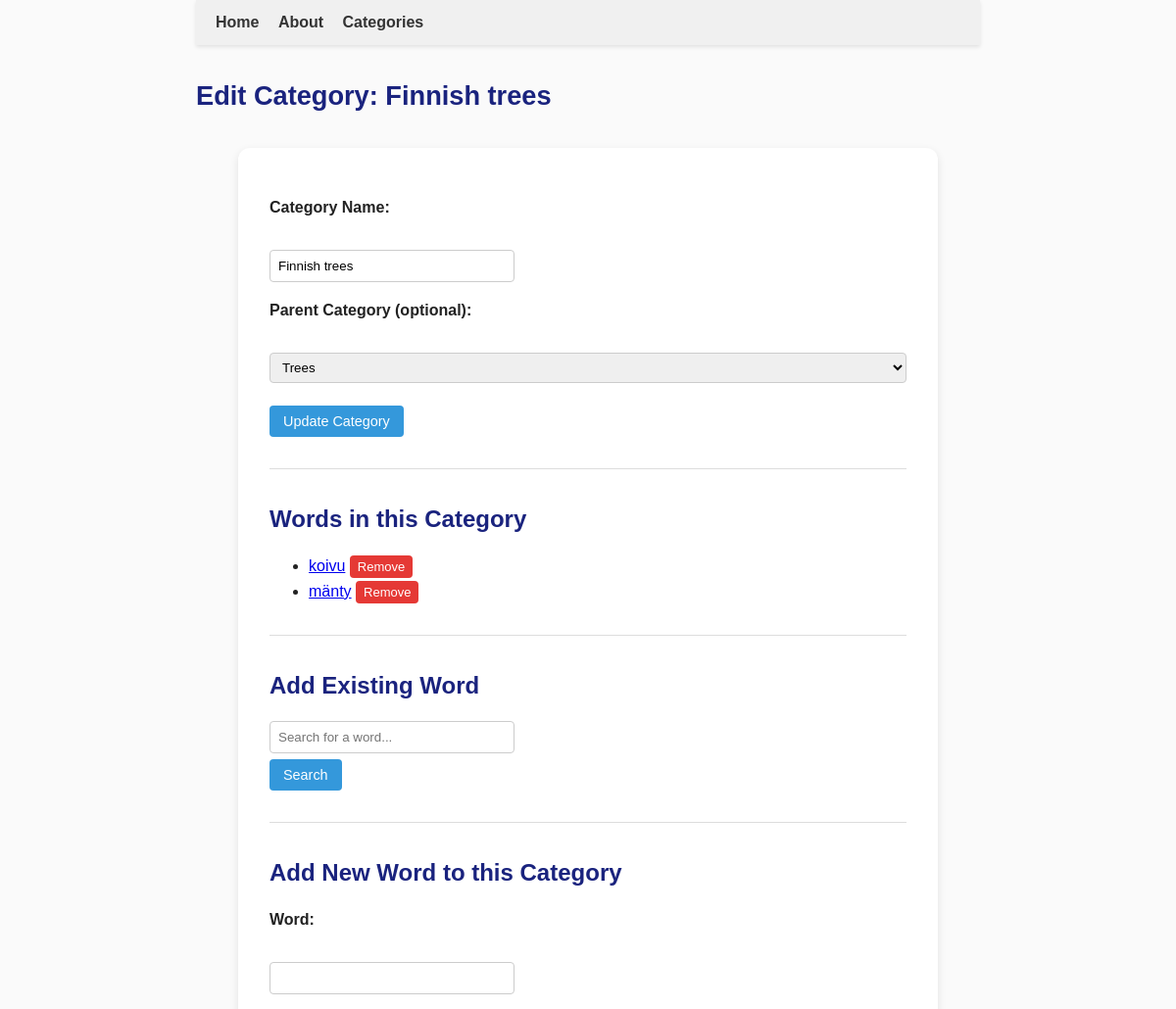
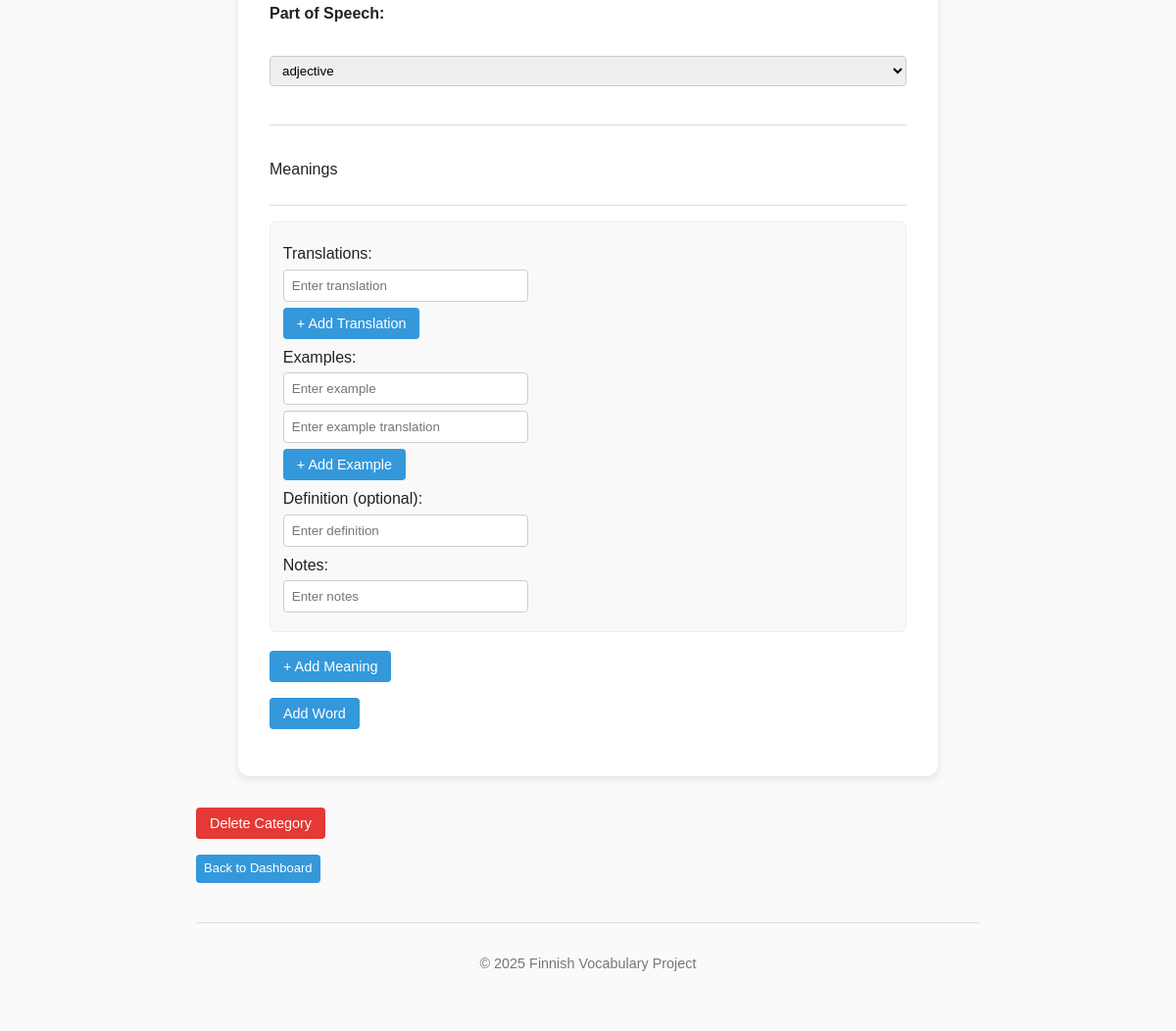
The page /admin/categories/21/edit (signed in) on the database its author committed (2 pictures, top to bottom).
### tables this page shows
CREATE TABLE categories (
    id INTEGER PRIMARY KEY,
    name TEXT NOT NULL UNIQUE,
    parent_id INTEGER REFERENCES categories(id)
, description TEXT);

CREATE TABLE words (
        id INTEGER PRIMARY KEY,
        word TEXT UNIQUE NOT NULL,
        pos_id INTEGER REFERENCES parts_of_speech(id)
    , created_at TEXT, updated_at TEXT, language_code TEXT DEFAULT 'fi');

### app.py (the view, shortened to what this page needs)
@app.route("/admin/categories/<int:category_id>/edit", methods=["GET", "POST"])
@admin_required
def admin_edit_category(category_id):
    conn = sqlite3.connect("finnish.db", timeout=10)  # longer timeout
    conn.row_factory = sqlite3.Row
    cur = conn.cursor()
    cur.execute("SELECT * FROM categories WHERE id = ?", (category_id,))
    category = cur.fetchone()
    if not category:
        conn.close()
        flash("Category not found.", "danger")
        return redirect(url_for("admin_dashboard"))
    cur.execute("SELECT id, name FROM categories WHERE id != ?", (category_id,))
    all_categories = cur.fetchall()
    cur.execute("SELECT id, name FROM parts_of_speech ORDER BY name")
    pos_list = cur.fetchall()
    action = request.form.get("action")
    search_query = request.args.get("word_query", "").strip()
    search_results = []
    if search_query:
        cur.execute("SELECT id, word FROM words WHERE word LIKE ? ORDER BY word", (f"{search_query}%",))
        search_results = cur.fetchall()
    cur.execute("""
        SELECT w.id, w.word
        FROM words w
        JOIN word_categories wc ON w.id = wc.word_id
        WHERE wc.category_id = ?
        ORDER BY w.word
    """, (category_id,))
    category_words = cur.fetchall()
    conn.close()
    return render_template(
        "admin_edit_category.html",
        category=category,
        all_categories=all_categories,
        category_words=category_words,
        pos_list=pos_list,
        search_query=search_query,
        search_results=search_results
    )

### app.py (called while the page is built)
def admin_required(f):
    @wraps(f)
    def decorated_function(*args, **kwargs):
        if not session.get('admin_logged_in'):
            flash("Admin login required.", "warning")
            return redirect(url_for('login'))
        return f(*args, **kwargs)
    return decorated_function

### templates/admin_edit_category.html (shortened to what this page needs)
{% extends "base.html" %}
{% block content %}
<h2>Edit Category: {{ category['name'] }}</h2>
<div class="admin-add-word-container">
    <form method="POST" action="{{ url_for('admin_edit_category', category_id=category['id']) }}" class="admin-add-word-form">
        <p>
            <label>Category Name:</label><br>
            <input type="text" name="name" value="{{ category['name'] }}" required class="admin-input">
        </p>
        <p>
            <label>Parent Category (optional):</label><br>
            <select name="parent_id" class="admin-select">
                {% for c in all_categories %}
                    {% if c['id'] != category['id'] %}
                        <option value="{{ c['id'] }}" {% if c['id'] == category['parent_id'] %}selected{% endif %}>
                            {{ c['name'] }}
                        </option>
                    {% endif %}
                {% endfor %}
            </select>
        </p>
        <p>
            <button type="submit" class="admin-btn">Update Category</button>
        </p>
    </form>
    <hr>
    <h3>Words in this Category</h3>
    {% if category_words %}
        <ul>
        {% for w in category_words %}
            <li>
                <a href="{{ url_for('show_word', word_name=w['word']) }}" target="_blank">{{ w['word'] }}</a>
                <form method="POST" action="{{ url_for('admin_remove_word_from_category', category_id=category['id'], word_id=w['id']) }}" style="display:inline;">
                    <button type="submit" class="admin-btn-small delete-btn">Remove</button>
                </form>
            </li>
        {% endfor %}
        </ul>
    {% else %}
        <p><em>No words yet in this category.</em></p>
    {% endif %}
    <hr>
    <h3>Add Existing Word</h3>
    <form method="GET" action="{{ url_for('admin_edit_category', category_id=category['id']) }}" class="admin-add-word-form">
        <p>
            <input type="text" name="word_query" class="admin-input" placeholder="Search for a word..." value="{{ search_query }}">
            <button type="submit" class="admin-btn">Search</button>
        </p>
    </form>
    <hr>
    <h3>Add New Word to this Category</h3>
    <form method="POST" action="{{ url_for('admin_edit_category', category_id=category['id']) }}" class="admin-add-word-form">
        <p>
            <label>Word:</label><br>
            <input type="text" name="new_word" required class="admin-input">
        </p>
        <p>
            <label>Part of Speech:</label><br>
            <select name="pos_id" required class="admin-select">
                {% for pos in pos_list %}
                <option value="{{ pos['id'] }}">{{ pos['name'] }}</option>
                {% endfor %}
            </select>
        </p>
        <hr>
        <p>Meanings</p>
        <div id="meanings-container" class="meanings-section">
            <div class="meaning-block" data-meaning-number="1">
                <p>Translations:</p>
                <div id="translations-1" class="translations-group">
                    <input type="text" name="translations_1[]" class="admin-input" placeholder="Enter translation">
                </div>
                <button type="button" class="admin-btn" onclick="addTranslation(1)">+ Add Translation</button>
                <p>Examples:</p>
                <div id="examples-1" class="examples-group">
                    <div class="example-pair">
                        <input type="text" name="examples_1[]" class="admin-input" placeholder="Enter example">
                        <input type="text" name="examples_trans_1[]" class="admin-input" placeholder="Enter example translation">
                    </div>
                </div>
                <button type="button" class="admin-btn" onclick="addExample(1)">+ Add Example</button>
                <p>Definition (optional):</p>
                <input type="text" name="definition_1" class="admin-input" placeholder="Enter definition">
                <p>Notes:</p>
                <input type="text" name="meaning_notes[]" class="admin-input" placeholder="Enter notes">
            </div>
        </div>
        <button type="button" onclick="addMeaning()" class="admin-btn">+ Add Meaning</button>
        <p>
            <button type="submit" class="admin-btn">Add Word</button>
        </p>
    </form>
</div>
<form method="POST" action="{{ url_for('admin_delete_category', category_id=category['id']) }}" onsubmit="return confirm('Are you sure you want to delete this category? This cannot be undone.');">
    <button type="submit" class="admin-btn delete-btn"> Delete Category</button>
</form>
<p>
    <a href="{{ url_for('admin_dashboard') }}" class="admin-btn-small">Back to Dashboard</a>
</p>
{% endblock %}

### static/style.css (style rules this page uses)
body { font-family: Arial, sans-serif; max-width: 800px; margin: 0 auto; line-height: 1.6; color: #222; background-color: #fafafa; padding: 0 20px 40px 20px; }
h2 { font-size: 1.7em; color: #1a237e; margin-bottom: 0.2em; }
h3 { font-size: 1.5em; color: #1a237e; margin-bottom: 0.2em; }
hr { border: none; border-top: 1px solid #ddd; margin: 2em 0; }
button { background-color: #1a73e8; color: white; border: none; padding: 5px 10px; border-radius: 4px; cursor: pointer; font-size: 0.9em; transition: background-color 0.2s; }
button.delete-btn { background-color: #e53935; }
.admin-add-word-container { max-width: 800px; background-color: #ffffff; padding: 20px; margin-top: 1.5em; border-radius: 8px; box-shadow: 0 1px 4px rgba(0,0,0,0.1); }
.admin-add-word-form p { margin-bottom: 1em; }
.admin-add-word-form label { font-weight: bold; display: block; margin-bottom: 0.3em; }
.admin-input, .admin-select { width: 100%; padding: 6px 8px; border: 1px solid #ccc; border-radius: 4px; box-sizing: border-box; margin-bottom: 0.5em; }
.admin-btn { background-color: #3498db; color: white; border: none; border-radius: 4px; padding: 8px 14px; text-decoration: none; cursor: pointer; font-weight: 500; display: inline-block; transition: background-color 0.2s; }
.meanings-section { margin-top: 1.5em; border-top: 1px solid #ddd; padding-top: 1em; }
.meaning-block { margin-bottom: 1.2em; padding: 0.8em; border: 1px solid #eee; border-radius: 6px; background-color: #f9f9f9; }
.admin-input { padding: 8px; width: 250px; border-radius: 4px; border: 1px solid #ccc; display: block; margin-bottom: 6px; }
.delete-btn { background-color: #e53935; color: white; padding: 8px 14px; border: none; border-radius: 4px; cursor: pointer; font-weight: 500; transition: background-color 0.2s; }
.admin-btn-small { background-color: #3498db; color: white; border: none; padding: 4px 8px; border-radius: 4px; text-decoration: none; cursor: pointer; font-size: 13px; display: inline-block; }
.admin-add-word-container { max-width: 650px; margin: 2rem auto; background: #fff; padding: 2rem; border-radius: 12px; box-shadow: 0 3px 8px rgba(0,0,0,0.1); }
.meaning-block p { margin: 6px 0 3px 0; }

### rows shown on the page
categories: name "Finnish trees", parent_id "Trees"
words: word "koivu"
words: word "mänty"

### other values the page prints
form field pos_id "adjective"
